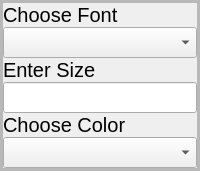
                   <widget class="QWidget" name="subtitles">
                    <layout class="QHBoxLayout" name="horizontalLayout_26">
                     <property name="spacing">
                      <number>0</number>
                     </property>
                     <property name="leftMargin">
                      <number>0</number>
                     </property>
                     <property name="topMargin">
                      <number>0</number>
                     </property>
                     <property name="rightMargin">
                      <number>0</number>
                     </property>
                     <property name="bottomMargin">
                      <number>0</number>
                     </property>
                     <item>
                      <widget class="QFrame" name="frame_26">
                       <property name="frameShape">
                        <enum>QFrame::StyledPanel</enum>
                       </property>
                       <property name="frameShadow">
                        <enum>QFrame::Raised</enum>
                       </property>
                       <layout class="QVBoxLayout" name="verticalLayout_16">
                        <property name="spacing">
                         <number>0</number>
                        </property>
                        <property name="leftMargin">
                         <number>0</number>
                        </property>
                        <property name="topMargin">
                         <number>0</number>
                        </property>
                        <property name="rightMargin">
                         <number>0</number>
                        </property>
                        <property name="bottomMargin">
                         <number>0</number>
                        </property>
                        <item>
                         <widget class="QFrame" name="frame_27">
                          <property name="sizePolicy">
                           <sizepolicy hsizetype="Preferred" vsizetype="Expanding">
                            <horstretch>0</horstretch>
                            <verstretch>0</verstretch>
                           </sizepolicy>
                          </property>
                          <property name="frameShape">
                           <enum>QFrame::StyledPanel</enum>
                          </property>
                          <property name="frameShadow">
                           <enum>QFrame::Raised</enum>
                          </property>
                          <layout class="QVBoxLayout" name="verticalLayout_17">
                           <property name="spacing">
                            <number>0</number>
                           </property>
                           <property name="leftMargin">
                            <number>0</number>
                           </property>
                           <property name="topMargin">
                            <number>0</number>
                           </property>
                           <property name="rightMargin">
                            <number>0</number>
                           </property>
                           <property name="bottomMargin">
                            <number>0</number>
                           </property>
                           <item alignment="Qt::AlignTop">
                            <widget class="QFrame" name="frame_28">
                             <property name="sizePolicy">
                              <sizepolicy hsizetype="Preferred" vsizetype="Preferred">
                               <horstretch>0</horstretch>
                               <verstretch>0</verstretch>
                              </sizepolicy>
                             </property>
                             <property name="frameShape">
                              <enum>QFrame::StyledPanel</enum>
                             </property>
                             <property name="frameShadow">
                              <enum>QFrame::Raised</enum>
                             </property>
                             <layout class="QVBoxLayout" name="verticalLayout_18">
                              <property name="spacing">
                               <number>0</number>
                              </property>
                              <property name="leftMargin">
                               <number>0</number>
                              </property>
                              <property name="topMargin">
                               <number>0</number>
                              </property>
                              <property name="rightMargin">
                               <number>0</number>
                              </property>
                              <property name="bottomMargin">
                               <number>0</number>
                              </property>
                              <item>
                               <widget class="QLabel" name="label_10">
                                <property name="font">
                                 <font>
                                  <pointsize>15</pointsize>
                                 </font>
                                </property>
                                <property name="text">
                                 <string>Choose Font</string>
                                </property>
                               </widget>
                              </item>
                              <item>
                               <widget class="QComboBox" name="subtitles_font_combobox">
                                <property name="font">
                                 <font>
                                  <pointsize>14</pointsize>
                                 </font>
                                </property>
                               </widget>
                              </item>
                              <item>
                               <widget class="QLabel" name="label_14">
                                <property name="font">
                                 <font>
                                  <pointsize>15</pointsize>
                                 </font>
                                </property>
                                <property name="text">
                                 <string>Enter Size</string>
                                </property>
                               </widget>
                              </item>
                              <item alignment="Qt::AlignTop">
                               <widget class="QLineEdit" name="subtitles_size_lineedit">
                                <property name="font">
                                 <font>
                                  <pointsize>14</pointsize>
                                 </font>
                                </property>
                               </widget>
                              </item>
                              <item>
                               <widget class="QLabel" name="label_13">
                                <property name="font">
                                 <font>
                                  <pointsize>15</pointsize>
                                 </font>
                                </property>
                                <property name="text">
                                 <string>Choose Color</string>
                                </property>
                               </widget>
                              </item>
                              <item alignment="Qt::AlignTop">
                               <widget class="QComboBox" name="subtitles_color_combobox">
                                <property name="font">
                                 <font>
                                  <pointsize>14</pointsize>
                                 </font>
                                </property>
                               </widget>
                              </item>
                             </layout>
                            </widget>
                           </item>
                          </layout>
                         </widget>
                        </item>
                       </layout>
                      </widget>
                     </item>
                    </layout>
                   </widget>
